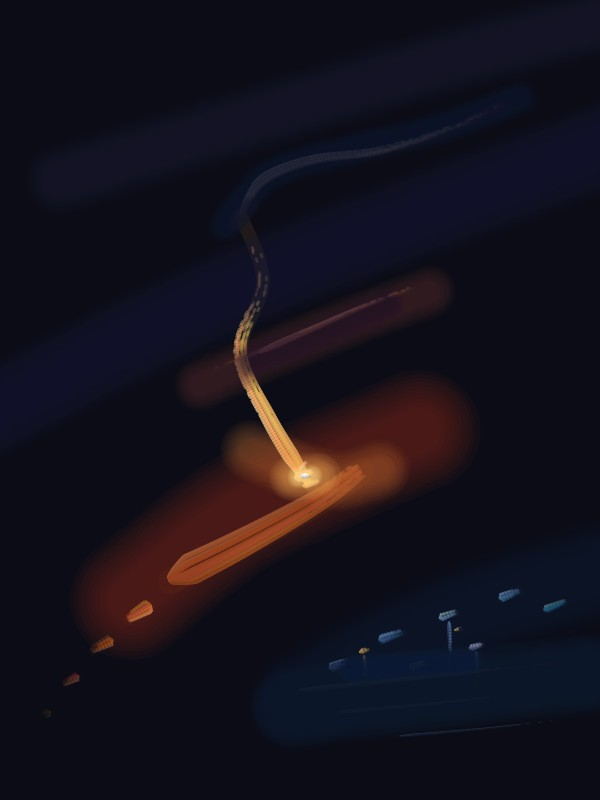
#> input picture rounds/00-a-warmth-that-doesnt-know/painting.jpg, 600 x 800 px
$ python eyes.py ../../rounds/00-a-warmth-that-doesnt-know/painting.jpg
#> lines starting #> are read from the running program, lines starting #| are printed output that depends on the picture; after the words box and inside, x2 and y2 are one past the last pixel; in counts of white or black regions, pixels touching at a corner belong together
"""Teodor's eyes with numbers: measurements of an image that a painter judges by eye, made
explicit so the canvas can be compared with its style's measured target (studio/targets.json),
the way Spectre's master report compares a mix with its genre's target curve.

The same function measures the canvas and the reference paintings, at the same scale.

Measures (see docs/MANUAL.md "Report" for how to read them):
  value      CIELAB lightness L* (0-100): mean (the key), spread, p5/p95 range, shares of dark / middle /
             light, the "murky middle" share (L* 40-60), the notan balance (share darker than an
             Otsu split) and how many value groups the histogram holds.
  colour     chroma C*: mean, p90 (how loud the loudest colour is), the hue spread (entropy of the
             hue histogram of chromatic pixels, 0 = one hue, 1 = all hues evenly), warm-cool balance.
  edges      gradient of L* at the viewing scale: density (share of pixels on any edge), hard-edge share
             (share of edge pixels that are hard), and where the hard edges sit (share inside the
             focal region).
  texture    fine detail energy and how UNIFORM it is across the picture (the coefficient of variation
             of detail energy over a 6x8 grid). Low variation = the same texture everywhere, which is
             what critics call "a digital filter"; painters vary their marks by passage.
  structure  the slope of the radial amplitude spectrum (natural scenes and many artworks fall near
             -1 to -1.4 in amplitude; steeper = smoother, flatter = noisier) and the focal point (centre
             of the strongest local contrast) with how concentrated contrast is around it.
  fine       (measure_fine) the same image at its own resolution, in mm: value tails, near-black and bare paper,
             texture energy by scale, speculars, edge sharpness, flat mid-tone (see "fine measures" below).
Research basis: statistical image properties of artworks (Graham & Field 2007; Redies, Hasenstein &
Denzler 2007; Redies, Brachmann & Wagemans 2017), value grouping and notan in studio practice,
edge hierarchy in painting (docs/research/process.md).
"""
import json, math, os, sys
import numpy as np
from PIL import Image
from scipy.ndimage import gaussian_filter, sobel, uniform_filter

SIZE = 512  # long side used for every measurement


def _srgb_to_lab(rgb):
    c = np.where(rgb <= 0.04045, rgb / 12.92, ((rgb + 0.055) / 1.055) ** 2.4)
    M = np.array([[0.4124, 0.3576, 0.1805], [0.2126, 0.7152, 0.0722], [0.0193, 0.1192, 0.9505]])
    xyz = c @ M.T / np.array([0.95047, 1.0, 1.08883])
    f = np.where(xyz > 0.008856, np.cbrt(xyz), 7.787 * xyz + 16 / 116)
    L = 116 * f[..., 1] - 16
    a = 500 * (f[..., 0] - f[..., 1])
    b = 200 * (f[..., 1] - f[..., 2])
    return L, a, b


def load(img):
    if isinstance(img, str):
        img = Image.open(img)
    img = img.convert("RGB")
    w, h = img.size
    s = SIZE / max(w, h)
    img = img.resize((max(8, round(w * s)), max(8, round(h * s))), Image.LANCZOS)
    return np.asarray(img, np.float32) / 255


def _otsu(x, bins=100):
    hist, edges = np.histogram(x, bins=bins, range=(0, 100))
    p = hist / max(hist.sum(), 1)
    w = np.cumsum(p); mu = np.cumsum(p * (edges[:-1] + 0.5))
    mt = mu[-1]
    var = (mt * w - mu) ** 2 / (w * (1 - w) + 1e-9)
    return float(edges[int(np.argmax(var))])


# [12 lines left out: function _value_groups_hist, not called in this run]


# Value groups as the eye counts them (docs/MANUAL.md "report"): the picture is squinted (48 px on the long
# side plus a little blur, like `look squint`), its L* is split optimally into k groups (Fisher-Jenks, exact 1-D
# clustering), and k grows while every new split is still a MASS: each group holds at least VG_MIN_SHARE of
# the picture with a connected piece of at least VG_MIN_PIECE, neighbouring groups differ by at least one step
# of a 7-step value scale (14 L*; less in a narrow-range picture: 30% of its p2-p98 range, never under 6), the
# split explains at least VG_GAIN more of the variance, and the boundaries between groups are sharper than the
# picture's average gradient (VG_SHARP: a smooth gradient or noise has no masses). Checked against round 16
# (crit_2 and final: 3 groups, as the gray and squint views showed; the old histogram measure said 2), 14
# public-domain Met oils (2-3 groups), a linear gradient and noise (1 each). All five thresholds are tuned by eye
# on those images (docs/proposals-v8.md).
VG_LONG, VG_MIN_SHARE, VG_MIN_PIECE, VG_GAP, VG_GAP_FRAC, VG_GAIN, VG_SHARP = 48, 0.04, 0.02, 14.0, 0.3, 0.04, 1.2


def _squint_L(rgb):
    h, w = rgb.shape[:2]
    s = VG_LONG / max(h, w)
    im = Image.fromarray((np.clip(rgb, 0, 1) * 255).astype(np.uint8)).resize((max(4, round(w * s)), max(4, round(h * s))), Image.LANCZOS)
    L, _, _ = _srgb_to_lab(np.asarray(im, np.float32) / 255)
    return gaussian_filter(L, 0.8)


def _jenks(x, kmax=6, bins=100):
    """Exact optimal 1-D clustering of x (0..100) on a histogram: {k: (within-group SSE, breaks)}, total SSE."""
    h, e = np.histogram(x, bins=bins, range=(0, 100))
    c = (e[:-1] + e[1:]) / 2
    w = h.astype(float)
    n = len(w)
    cw = np.concatenate([[0], np.cumsum(w)]); cs = np.concatenate([[0], np.cumsum(w * c)]); cq = np.concatenate([[0], np.cumsum(w * c * c)])
    i_, j_ = np.meshgrid(np.arange(n + 1), np.arange(n + 1), indexing="ij")
    Wt = cw[j_] - cw[i_]
    St = cs[j_] - cs[i_]
    sse = np.where(Wt > 0, cq[j_] - cq[i_] - St * St / np.maximum(Wt, 1e-12), 0.0)
    sse = np.where(j_ > i_, sse, np.inf)
    D = np.full((kmax + 1, n + 1), np.inf); B = np.zeros((kmax + 1, n + 1), int); D[0, 0] = 0
    for k in range(1, kmax + 1):
        tot = D[k - 1][:, None] + sse            # [i, j]
        B[k] = np.argmin(tot, 0); D[k] = tot[B[k], np.arange(n + 1)]
    out = {}
    for k in range(1, kmax + 1):
        br, j = [], n
        for kk in range(k, 0, -1):
            i = B[kk, j]; br.append(i); j = i
        out[k] = (float(D[k, n]), [float(e[b]) for b in sorted(br)[1:]])
    return out, float(sse[0, n])


def value_masses(rgb):
    """(number of value groups, their shares dark to light, their mean L*), counted as described above."""
    from scipy.ndimage import label
    L = _squint_L(rgb)
    res, tot = _jenks(L.ravel())
    if tot <= 1e-6:
        return 1, [1.0], [float(L.mean())]
    p2, p98 = np.percentile(L, [2, 98])
    gap_min = min(VG_GAP, max(6.0, VG_GAP_FRAC * (p98 - p2)))
    gm = np.hypot(sobel(L, 0), sobel(L, 1)) / 8
    base = float(gm.mean()) + 1e-6
    best = (1, [1.0], [float(L.mean())])
    for k in range(2, 7):
        sse_k, br = res[k]
        lab = np.digitize(L, br)
        shares = [float((lab == g).mean()) for g in range(k)]
        if min(shares) < VG_MIN_SHARE:
            break
        means = [float(L[lab == g].mean()) for g in range(k)]
        gain = (res[k - 1][0] - sse_k) / tot
        bnd = np.zeros(lab.shape, bool)
        bnd[:-1] |= lab[:-1] != lab[1:]; bnd[:, :-1] |= lab[:, :-1] != lab[:, 1:]
        sharp = float(gm[bnd].mean()) / base if bnd.any() else 0.0
        piece = min((np.bincount(label(lab == g)[0].ravel())[1:].max() / L.size) if (lab == g).any() else 0 for g in range(k))
        if min(np.diff(means)) < gap_min or gain < VG_GAIN or piece < VG_MIN_PIECE or sharp < VG_SHARP:
            break
        best = (k, shares, means)
    return best


def _spectral_slope(L):
    g = L - L.mean()
    h, w = g.shape
    win = np.outer(np.hanning(h), np.hanning(w))
    F = np.abs(np.fft.fftshift(np.fft.fft2(g * win)))
    cy, cx = h // 2, w // 2
    y, x = np.indices(F.shape)
    r = np.hypot(y - cy, x - cx).astype(int)
    rmax = min(cy, cx)
    amp = np.bincount(r.ravel(), F.ravel())[:rmax] / np.maximum(np.bincount(r.ravel())[:rmax], 1)
    f = np.arange(rmax)
    sel = (f >= 8) & (f <= rmax * 0.8)
    if sel.sum() < 5:
        return float("nan")
    k, _ = np.polyfit(np.log(f[sel]), np.log(amp[sel] + 1e-9), 1)
    return float(k)


def measure(img):
    rgb = load(img)
#> in load, img is the input picture: PIL image 600x800 RGB; mean R, G, B 21.1, 17.3, 27.7
    L, a, b = _srgb_to_lab(rgb)
#> in _srgb_to_lab, `b = 200 * (f[..., 1] - f[..., 2])`:
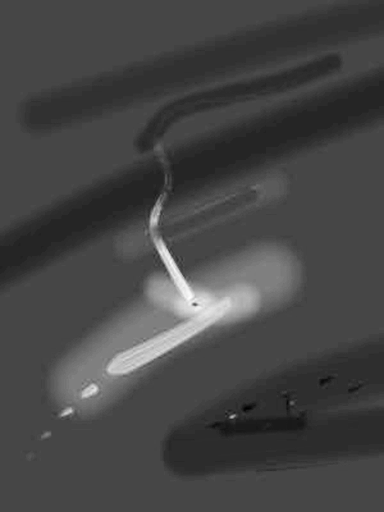
#> b: shape (512, 384) float64; min -28.33, max 54.4, mean -5.5; drawn with min black and max white
    H, W = L.shape
    out = {}
    # value
    out["value_mean"] = float(L.mean())
    out["value_spread"] = float(L.std())
    out["value_p5"], out["value_p95"] = map(float, np.percentile(L, [5, 95]))
    out["value_dark"] = float((L < 33).mean())
    out["value_light"] = float((L > 66).mean())
    out["value_middle"] = float(1 - out["value_dark"] - out["value_light"])
    out["value_murky"] = float(((L > 40) & (L < 60)).mean())
    t = _otsu(L)
#> in _otsu, `hist, edges = np.histogram(x, bins=bins, range=(0, 100))`: hist = 100 values, max 103175 at index 3, min 0 at index 93, mean 1966.1; edges = 101 values from 0 to 100
#> in _otsu, `p = hist / max(hist.sum(), 1)`: p = 100 values, max 0.525 at index 3, min 0 at index 93, mean 0.01
#> in _otsu, `w = np.cumsum(p)`: w = 100 values from 1.53e-05 to 1
#> in _otsu, `mu = np.cumsum(p * (edges[:-1] + 0.5))`: mu = 100 values from 7.63e-06 to 6.4
#> in _otsu, `mt = mu[-1]`: mt = 6.4
#> in _otsu, `var = (mt * w - mu) ** 2 / (w * (1 - w) + 1e-9)`: var = 100 values, max 38.81 at index 22, min 0 at index 96, mean 18.33
#> t = 22
    out["notan_dark_share"] = float((L < t).mean())
    out["value_groups"] = value_masses(rgb)[0]   # scalars only: tools/measure_targets.py averages every key
#> in _jenks, `h, e = np.histogram(x, bins=bins, range=(0, 100))`: h = 100 values, max 704 at index 3, min 0 at index 0, mean 17.28; e = 101 values from 0 to 100
#> in _jenks, `c = (e[:-1] + e[1:]) / 2`: c = 100 values from 0.5 to 99.5
#> in _jenks, `w = h.astype(float)`: w has the same summary as h
#> in _jenks, `n = len(w)`: n = 100
#> in _jenks, `cw = np.concatenate([[0], np.cumsum(w)])`: cw = 101 values from 0 to 1728
#> in _jenks, `cs = np.concatenate([[0], np.cumsum(w * c)])`: cs = 101 values from 0 to 11106
#> in _jenks, `cq = np.concatenate([[0], np.cumsum(w * c * c)])`: cq = 101 values from 0 to 132422
#> in _jenks, `St = cs[j_] - cs[i_]`:
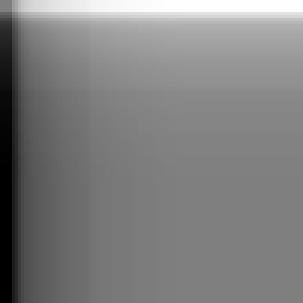
#> St: shape (101, 101) float64 (shown 3 times larger); min -11106, max 11106, mean 0; drawn with min black and max white
#> after the loop in _jenks, `for k in range(1, kmax + 1):`:
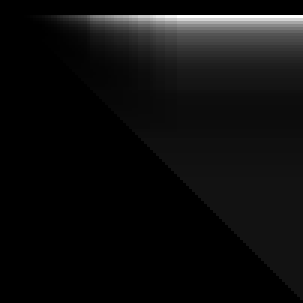
#> tot: shape (101, 101) float64 (shown 3 times larger); 55.3% of the values are NaN or infinite; the others: min 0, max 46078.5, mean 5848.6; drawn with min black, max white, NaN and infinite black
#> after the loop in _jenks, `for k in range(1, kmax + 1):`: out = {1: (61042.8, []), 2: (17494.6, [16]), 3: (9067.6, [10, 25]), 4: (5859.7, [6, 13, 27]), 5: (3335.6, [6, 12, 23, 38]), 6: (2171.9, [5, 8, 14, 24, 39])}
#> in value_masses, `res, tot = _jenks(L.ravel())`: res has the same summary as out in _jenks; tot = 61042.8
#> in value_masses, `p2, p98 = np.percentile(L, [2, 98])`: p2 = 3.6; p98 = 28.64
#> in value_masses, `gap_min = min(VG_GAP, max(6.0, VG_GAP_FRAC * (p98 - p2)))`: gap_min = 7.51
#> in value_masses, `base = float(gm.mean()) + 1e-6`: base = 1.31
#> in value_masses, `best = (1, [1.0], [float(L.mean())])`: best = (1, [1], [6.48])
#> the loop in value_masses, `for k in range(2, 7):` made 2 passes
#> (sse_k, br, gain, sharp, piece, best) on pass 1: (17494.6, [16], 0.713, 5.41, 0.059, (2, [0.941, 0.059], [5.22, 26.48]))
#> pass 1, in value_masses, `lab = np.digitize(L, br)`:
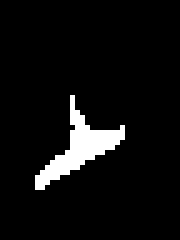
#> lab: shape (48, 36) int64 (shown 5 times larger); values 0 (black) and 1 (white), 5.9% white; 1 white region, box (x1, y1, x2, y2) and area: (7, 19, 25, 38) 102
    # colour
    C = np.hypot(a, b)
    out["chroma_mean"] = float(C.mean())
    out["chroma_p90"] = float(np.percentile(C, 90))
    hue = np.degrees(np.arctan2(b, a)) % 360
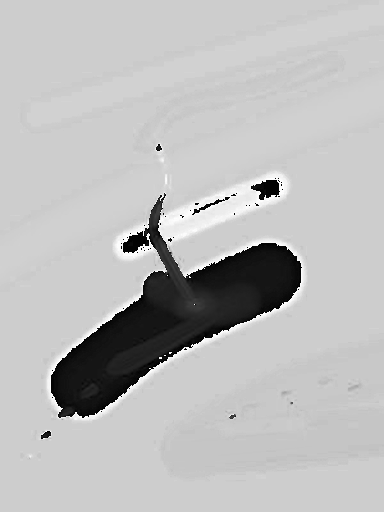
#> hue: shape (512, 384) float64; min 0.0115, max 360, mean 265.2; drawn with min black and max white
    chrom = C > 12
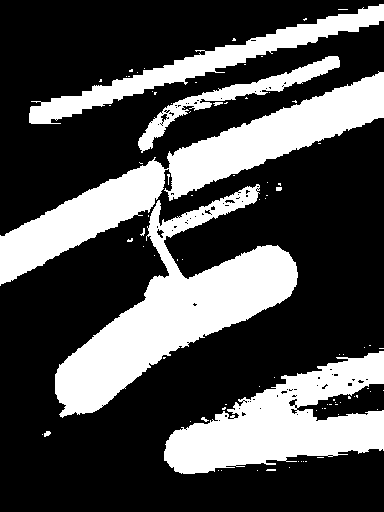
#> chrom: shape (512, 384) bool; 30.7% white; 86 white regions (77 under 20 px), largest, box (x1, y1, x2, y2) and area: (55, 184, 298, 418) 18528, (0, 71, 384, 286) 17640, (164, 351, 384, 474) 13945
    if chrom.sum() > 50:
        hh, _ = np.histogram(hue[chrom], bins=12, range=(0, 360))
#> hh = [8834, 7073, 1261, 7, 0, 0, 0, 5, 142, 41484, 183, 1313]
        p = hh / hh.sum()
#> p = [0.146, 0.117, 0.0209, 0.000116, 0, 0, 0, 8.29e-05, 0.00235, 0.688, 0.00303, 0.0218]
        out["hue_spread"] = float(-(p[p > 0] * np.log(p[p > 0])).sum() / math.log(12))
    else:
        out["hue_spread"] = 0.0
    warm = ((hue < 90) | (hue > 330)) & chrom
#> warm: shape (512, 384) bool; 9.4% white; 15 white regions (12 under 20 px), largest, box (x1, y1, x2, y2) and area: (55, 184, 298, 418) 18364, (44, 431, 51, 437) 29, (276, 187, 282, 191) 23
    cool = (hue > 150) & (hue < 300) & chrom
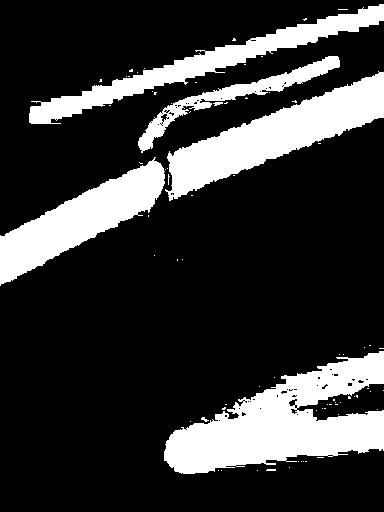
#> cool: shape (512, 384) bool; 21.2% white; 76 white regions (69 under 20 px), largest, box (x1, y1, x2, y2) and area: (164, 351, 384, 474) 13933, (165, 71, 384, 201) 9834, (0, 157, 165, 286) 7783
    out["warm_share"], out["cool_share"] = float(warm.mean()), float(cool.mean())
    # edges at the viewing scale
    Ls = gaussian_filter(L, 1.0)
    g = np.hypot(sobel(Ls, 0), sobel(Ls, 1)) / 8.0  # L* per pixel
#> (the rest of the program and of its run is left out)
